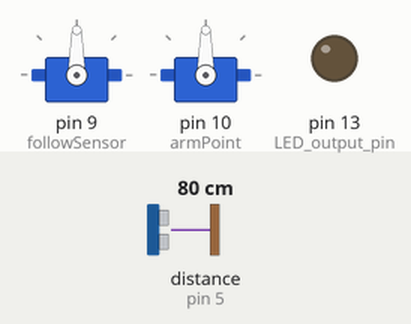
Recording of a sketch running on a simulated Arduino Uno, built with avr-gcc and run on an emulated ATmega328P. Parts: 2 × servo, output pins drawn as LEDs (lit = HIGH). Wiring (inferred from the names in the program): ultrasonic range finder: trigger pin 6; echo pin 5. Inputs (shaded band) come from the test bench; at power-on: distance to the obstacle (sensor on pin 5) 80 cm. The echo pulse lasts 58.3 µs per cm; pins used as bus, display or sensor lines are not drawn.

Above: at 1.2 s.
1.3 s: distance to the obstacle (sensor on pin 5) set to 39 cm
2.8 s: distance to the obstacle (sensor on pin 5) set to 33 cm
5.8 s: distance to the obstacle (sensor on pin 5) set to 2 cm
Timing chart, 0 to 7.9 s (numbered marks = the images above; inputs shaded):
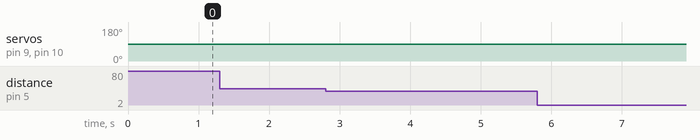

The sketch:

Final_Pawzzy_Receiver.ino
```cpp
#include <Servo.h> // Includes the servo library

// Sets pins for the ultrasonic sensor
#define echoPin 5
#define trigPin 6

// Sets the servos to their correct pins
Servo followSensor;
Servo armPoint;

int serialInput = 90; // Int for reading Serial input
int distance; // Int for reading distance input from the sensor
int react_counter = 2; // Int for position calculations

long duration; // Used to calculate distance using input from the sensor

void setup() {
  Serial.begin(115200); // Sets Serial communication to correct speed

  pinMode(13,OUTPUT); // LED output pin
  pinMode(trigPin, OUTPUT); // Trig pin for sensor
  pinMode(echoPin, INPUT); // Echo pin for sensor

  followSensor.attach(9); // Pin for directing the servo that turns the sensor
  armPoint.attach(10); // Pin for directing where the arm points and how the turntable turns

  // Setting starting positions
  followSensor.write(90);
  armPoint.write(90);

}

// Function used to find distance from sensor
void ult(){
  digitalWrite(trigPin, LOW);
  delayMicroseconds(2);
  digitalWrite(trigPin, HIGH);
  delayMicroseconds(10);
  digitalWrite(trigPin, LOW);
  duration = pulseIn(echoPin, HIGH);
  distance = duration * 0.034 / 2;
}

void loop() {
  ult(); // Activate the ultrasonic sensor

  // If distance is less than 35, either go way to the left or way to the right depending on where you went last
  if (distance < 35){
    react_counter += 1;
    if (react_counter % 2 == 0){
      followSensor.write(60);
      armPoint.write(60);
    }
    else{
      followSensor.write(120);
      armPoint.write(120);
    }
  }
  // If no cat is detected, set the arm point and sensor to point at the received input number
  else {
    serialInput = Serial.read();

    if (serialInput != 20 and serialInput != -1 and serialInput != 1){
      followSensor.write(serialInput);
      armPoint.write(serialInput);
    }
    else if (serialInput == 20 or serialInput == -1 or serialInput == 1){
      digitalWrite(13,LOW);
    }
  }
}
```

Measured:
- after the input at 5.8 s, servo on pin 9 (followSensor), servo on pin 10 (armPoint): stays 90° (without the input it goes to 120° after 1.5 s)
